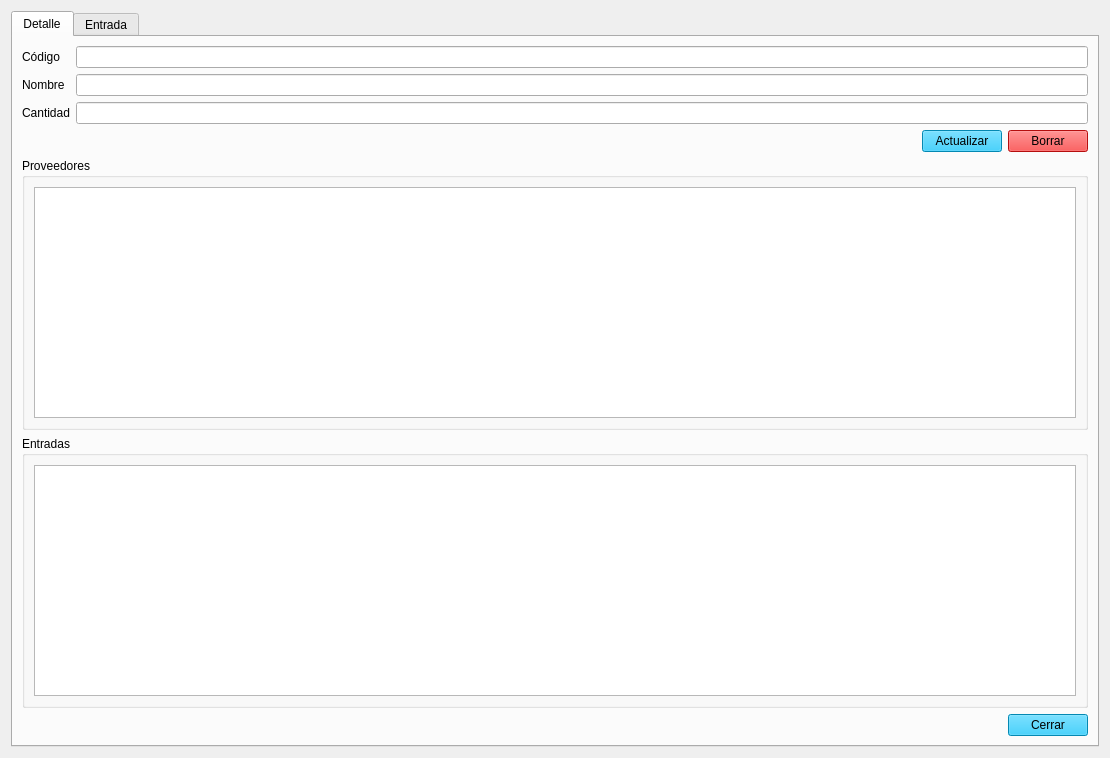
<?xml version="1.0" encoding="UTF-8"?>
<ui version="4.0">
 <class>Form</class>
 <widget class="QWidget" name="Form">
  <property name="geometry">
   <rect>
    <x>0</x>
    <y>0</y>
    <width>1110</width>
    <height>758</height>
   </rect>
  </property>
  <property name="windowTitle">
   <string>Detalle Materia Prima</string>
  </property>
  <property name="styleSheet">
   <string notr="true">QPushButton{

	
	background-color: rgb(6, 191, 249);

}</string>
  </property>
  <layout class="QVBoxLayout" name="verticalLayout">
   <item>
    <widget class="QTabWidget" name="tabWidget">
     <property name="currentIndex">
      <number>0</number>
     </property>
     <widget class="QWidget" name="tab_detalle">
      <attribute name="title">
       <string>Detalle</string>
      </attribute>
      <layout class="QVBoxLayout" name="verticalLayout_3">
       <item>
        <layout class="QFormLayout" name="formLayout">
         <item row="0" column="0">
          <widget class="QLabel" name="lbl_codigo_det">
           <property name="text">
            <string>Código</string>
           </property>
          </widget>
         </item>
         <item row="0" column="1">
          <widget class="QLineEdit" name="le_codigo_det"/>
         </item>
         <item row="1" column="0">
          <widget class="QLabel" name="lbl_nombre_det">
           <property name="text">
            <string>Nombre</string>
           </property>
          </widget>
         </item>
         <item row="1" column="1">
          <widget class="QLineEdit" name="le_nombre_det"/>
         </item>
         <item row="2" column="0">
          <widget class="QLabel" name="lbl_cantidad_det">
           <property name="text">
            <string>Cantidad</string>
           </property>
          </widget>
         </item>
         <item row="2" column="1">
          <widget class="QLineEdit" name="le_cantidad_det"/>
         </item>
        </layout>
       </item>
       <item>
        <layout class="QHBoxLayout" name="horizontalLayout_2">
         <item>
          <spacer name="horizontalSpacer_2">
           <property name="orientation">
            <enum>Qt::Orientation::Horizontal</enum>
           </property>
           <property name="sizeHint" stdset="0">
            <size>
             <width>40</width>
             <height>20</height>
            </size>
           </property>
          </spacer>
         </item>
         <item>
          <widget class="QPushButton" name="btn_actualizar_det">
           <property name="text">
            <string>Actualizar</string>
           </property>
          </widget>
         </item>
         <item>
          <widget class="QPushButton" name="btn_borrar_det">
           <property name="styleSheet">
            <string notr="true">background-color: rgb(254, 20, 20);</string>
           </property>
           <property name="text">
            <string>Borrar</string>
           </property>
          </widget>
         </item>
        </layout>
       </item>
       <item>
        <widget class="QGroupBox" name="gb_detalle_mp">
         <property name="title">
          <string>Proveedores</string>
         </property>
         <layout class="QVBoxLayout" name="verticalLayout_6">
          <item>
           <widget class="QTableView" name="tv_provs_detalle_mp"/>
          </item>
         </layout>
        </widget>
       </item>
       <item>
        <widget class="QGroupBox" name="groupBox">
         <property name="title">
          <string>Entradas</string>
         </property>
         <layout class="QVBoxLayout" name="verticalLayout_2">
          <item>
           <widget class="QTableView" name="tv_entradas_mp_det"/>
          </item>
         </layout>
        </widget>
       </item>
       <item>
        <layout class="QHBoxLayout" name="horizontalLayout">
         <property name="spacing">
          <number>9</number>
         </property>
         <item>
          <spacer name="horizontalSpacer">
           <property name="orientation">
            <enum>Qt::Orientation::Horizontal</enum>
           </property>
           <property name="sizeType">
            <enum>QSizePolicy::Policy::MinimumExpanding</enum>
           </property>
           <property name="sizeHint" stdset="0">
            <size>
             <width>20</width>
             <height>13</height>
            </size>
           </property>
          </spacer>
         </item>
         <item>
          <widget class="QPushButton" name="btn_cerrar_det">
           <property name="text">
            <string>Cerrar</string>
           </property>
          </widget>
         </item>
        </layout>
       </item>
      </layout>
     </widget>
     <widget class="QWidget" name="tab_entrada">
      <attribute name="title">
       <string>Entrada</string>
      </attribute>
      <layout class="QVBoxLayout" name="verticalLayout_9">
       <item>
        <widget class="QFrame" name="frame_exterior">
         <property name="frameShape">
          <enum>QFrame::Shape::NoFrame</enum>
         </property>
         <property name="frameShadow">
          <enum>QFrame::Shadow::Raised</enum>
         </property>
         <layout class="QVBoxLayout" name="verticalLayout_4">
          <item>
           <widget class="QFrame" name="frame_form">
            <property name="frameShape">
             <enum>QFrame::Shape::NoFrame</enum>
            </property>
            <property name="frameShadow">
             <enum>QFrame::Shadow::Raised</enum>
            </property>
            <layout class="QVBoxLayout" name="verticalLayout_5">
             <item>
              <layout class="QFormLayout" name="formLayout_2">
               <item row="0" column="0">
                <widget class="QLabel" name="lbl_fecha_entrada">
                 <property name="text">
                  <string>Fecha</string>
                 </property>
                </widget>
               </item>
               <item row="1" column="0">
                <widget class="QLabel" name="lbl_codigo_entrada">
                 <property name="text">
                  <string>Código</string>
                 </property>
                </widget>
               </item>
               <item row="3" column="0">
                <widget class="QLabel" name="lbl_proveedor_entrada">
                 <property name="text">
                  <string>Proveedor</string>
                 </property>
                </widget>
               </item>
               <item row="2" column="0">
                <widget class="QLabel" name="lbl_nombre_entrada">
                 <property name="text">
                  <string>Nombre</string>
                 </property>
                </widget>
               </item>
               <item row="1" column="1">
                <widget class="QLineEdit" name="le_codigo_entrada">
                 <property name="readOnly">
                  <bool>true</bool>
                 </property>
                </widget>
               </item>
               <item row="2" column="1">
                <widget class="QLineEdit" name="le_nombre_entrada">
                 <property name="readOnly">
                  <bool>true</bool>
                 </property>
                </widget>
               </item>
               <item row="4" column="0">
                <widget class="QLabel" name="lbl_lote_entrada">
                 <property name="text">
                  <string>Lote</string>
                 </property>
                </widget>
               </item>
               <item row="4" column="1">
                <widget class="QLineEdit" name="le_lote_entrada">
                 <property name="text">
                  <string/>
                 </property>
                 <property name="placeholderText">
                  <string>Campo obligatorio</string>
                 </property>
                 <property name="clearButtonEnabled">
                  <bool>true</bool>
                 </property>
                </widget>
               </item>
               <item row="5" column="0">
                <widget class="QLabel" name="lbl_fecha_caducidad">
                 <property name="text">
                  <string>Fecha caducidad</string>
                 </property>
                </widget>
               </item>
               <item row="5" column="1">
                <widget class="QDateEdit" name="de_f_caducidad">
                 <property name="displayFormat">
                  <string>d/M/yyyy</string>
                 </property>
                 <property name="calendarPopup">
                  <bool>true</bool>
                 </property>
                </widget>
               </item>
               <item row="6" column="0">
                <widget class="QLabel" name="lbl_cantidad_entrada">
                 <property name="text">
                  <string>Cantidad</string>
                 </property>
                </widget>
               </item>
               <item row="7" column="0">
                <widget class="QLabel" name="lbl_precio_entrada">
                 <property name="text">
                  <string>Precio</string>
                 </property>
                </widget>
               </item>
               <item row="6" column="1">
                <widget class="QLineEdit" name="le_cantidad_entrada">
                 <property name="placeholderText">
                  <string>Campo obligatorio</string>
                 </property>
                 <property name="clearButtonEnabled">
                  <bool>true</bool>
                 </property>
                </widget>
               </item>
               <item row="7" column="1">
                <widget class="QLineEdit" name="le_precio_entrada">
                 <property name="inputMethodHints">
                  <set>Qt::InputMethodHint::ImhNone</set>
                 </property>
                 <property name="inputMask">
                  <string/>
                 </property>
                 <property name="text">
                  <string/>
                 </property>
                 <property name="placeholderText">
                  <string>Campo obligatorio</string>
                 </property>
                 <property name="clearButtonEnabled">
                  <bool>true</bool>
                 </property>
                </widget>
               </item>
               <item row="0" column="1">
                <widget class="QLineEdit" name="le_f_entrada">
                 <property name="readOnly">
                  <bool>true</bool>
                 </property>
                </widget>
               </item>
               <item row="3" column="1">
                <widget class="QComboBox" name="cb_proveedor_entrada"/>
               </item>
              </layout>
             </item>
            </layout>
           </widget>
          </item>
          <item>
           <spacer name="verticalSpacer_2">
            <property name="orientation">
             <enum>Qt::Orientation::Vertical</enum>
            </property>
            <property name="sizeType">
             <enum>QSizePolicy::Policy::Maximum</enum>
            </property>
            <property name="sizeHint" stdset="0">
             <size>
              <width>20</width>
              <height>40</height>
             </size>
            </property>
           </spacer>
          </item>
          <item>
           <layout class="QHBoxLayout" name="horizontalLayout_5">
            <item>
             <spacer name="horizontalSpacer_3">
              <property name="orientation">
               <enum>Qt::Orientation::Horizontal</enum>
              </property>
              <property name="sizeHint" stdset="0">
               <size>
                <width>40</width>
                <height>20</height>
               </size>
              </property>
             </spacer>
            </item>
            <item>
             <widget class="QPushButton" name="btn_cerrar_entrada">
              <property name="text">
               <string>Cerrar</string>
              </property>
             </widget>
            </item>
            <item>
             <widget class="QPushButton" name="btn_guardar_entrada">
              <property name="text">
               <string>Guardar</string>
              </property>
             </widget>
            </item>
           </layout>
          </item>
         </layout>
        </widget>
       </item>
      </layout>
     </widget>
    </widget>
   </item>
  </layout>
 </widget>
 <resources/>
 <connections/>
</ui>
